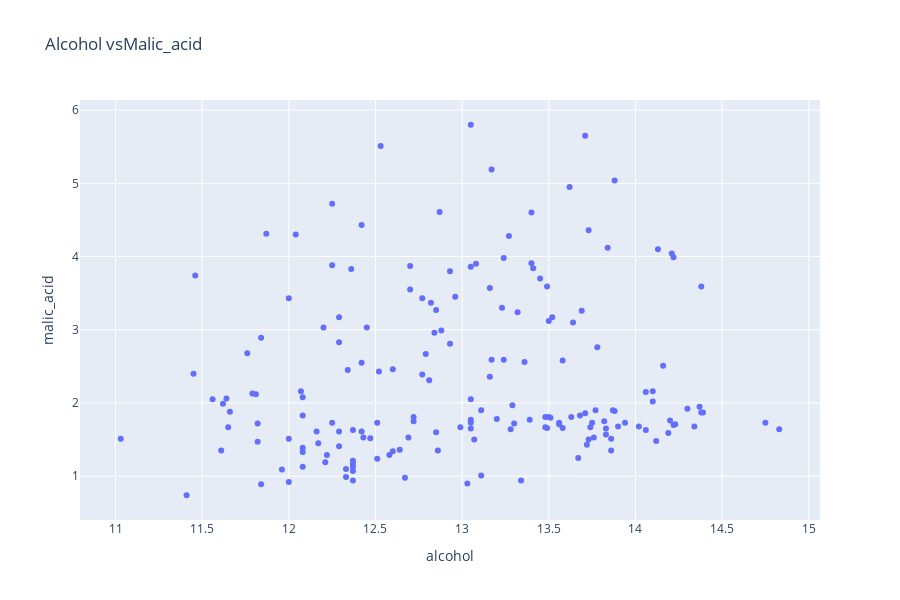

Write notebook code for a chart like this one.
### Code cell
create_scatter_chart()

### Figure 1 — Plotly figure (JSON) as saved in the notebook; plotly's stock layout.template omitted (floating-point values rounded to 4 significant figures; data arrays with more than 128 entries replaced by an {"elided": "..."} marker saying what was removed)
{"data": [{"hovertemplate": "alcohol=%{x}<br>malic_acid=%{y}<extra></extra>", "legendgroup": "", "marker": {"color": "#636efa", "symbol": "circle"}, "mode": "markers", "name": "", "orientation": "v", "showlegend": false, "type": "scatter", "x": {"elided": "178 float values"}, "xaxis": "x", "y": {"elided": "178 float values"}, "yaxis": "y"}], "layout": {"height": 600, "legend": {"tracegroupgap": 0}, "title": {"text": "Alcohol vsMalic_acid"}, "xaxis": {"anchor": "y", "domain": [0, 1], "title": {"text": "alcohol"}}, "yaxis": {"anchor": "x", "domain": [0, 1], "title": {"text": "malic_acid"}}}}
